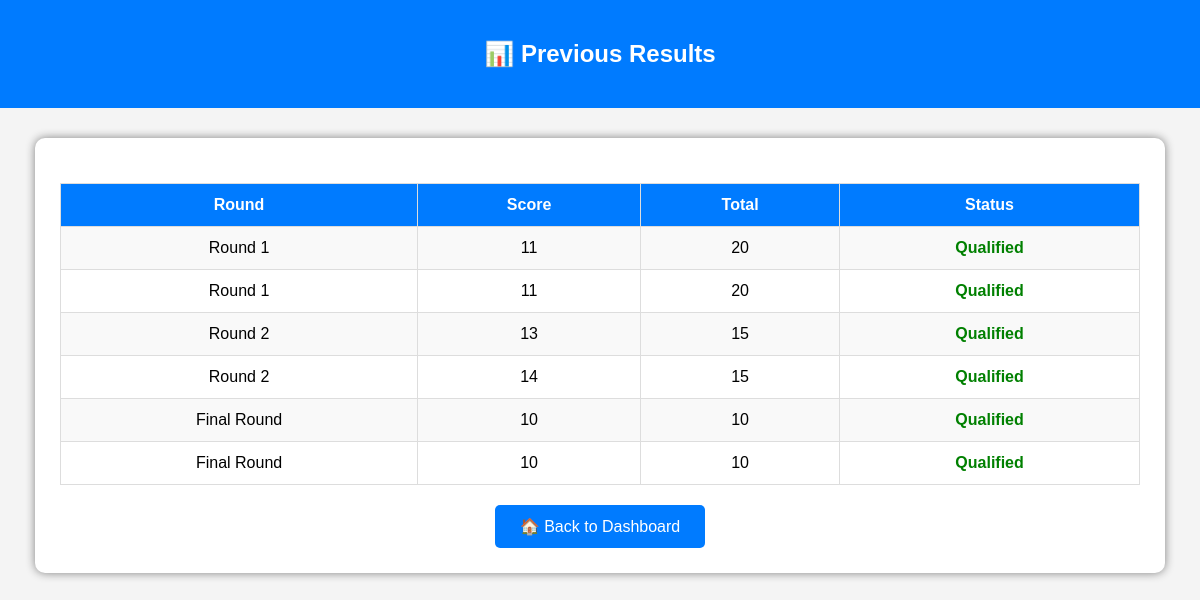
/students/previous_attempts.php (signed in), run on the app's committed database.
### tables this page shows
CREATE TABLE `results` (
  `result_id` int(11) NOT NULL,
  `quiz_id` int(11) DEFAULT NULL,
  `score` int(11) DEFAULT NULL,
  `total_questions` int(11) DEFAULT NULL,
  `email` varchar(100) DEFAULT NULL
);

### students/previous_attempts.php (the view, shortened to what this page needs)
<?php
include "../db.php";
$email = $_SESSION['email'];
$sql = "SELECT * FROM results
        WHERE email='$email'
        ORDER BY quiz_id ASC";
$result = mysqli_query($conn, $sql);
?>
<!DOCTYPE html>
<html>
<head>
</head>
<body>
<div class="header">
<h2>📊 Previous Results</h2>
</div>
<div class="container">
<table>
<tr>
<th>Round</th>
<th>Score</th>
<th>Total</th>
<th>Status</th>
</tr>
<?php
while($row=mysqli_fetch_assoc($result))
{
if($row['quiz_id']==1)
{
    $round="Round 1";
    $pass=10;
}
elseif($row['quiz_id']==2)
{
    $round="Round 2";
    $pass=9;
}
else
{
    $round="Final Round";
    $pass=6;
}
?>
<tr>
<td><?php echo $round; ?></td>
<td><?php echo $row['score']; ?></td>
<td><?php echo $row['total_questions']; ?></td>
<td>
<?php
if($row['score'] >= $pass)
{
    echo "<span class='pass'>Qualified</span>";
}
else
{
    echo "<span class='fail'>Not Qualified</span>";
}
?>
</td>
</tr>
<?php
}
?>
</table>
<center>
<a href="student.php" class="btn">
🏠 Back to Dashboard
</a>
</center>
</div>
</body>
</html>

### students/previous_attempts.php (style rules this page uses)
body { margin:0; font-family:Arial,sans-serif; background:#f4f4f4; }
.header { background:#007BFF; color:white; text-align:center; padding:20px; }
.container { width:90%; margin:30px auto; background:white; padding:25px; border-radius:10px; box-shadow:0 0 10px gray; }
table { width:100%; border-collapse:collapse; margin-top:20px; }
table,th,td { border:1px solid #ddd; }
th { background:#007BFF; color:white; padding:12px; }
td { padding:12px; text-align:center; }
tr:nth-child(even) { background:#f9f9f9; }
.pass { color:green; font-weight:bold; }
.btn { display:inline-block; margin-top:20px; padding:12px 25px; background:#007BFF; color:white; text-decoration:none; border-radius:5px; }

### data on the page
results: quiz "Round 1", score "11", total_questions "20", shows "Qualified"
results: quiz "Round 1", score "11", total_questions "20", shows "Qualified"
results: quiz "Round 2", score "13", total_questions "15", shows "Qualified"
results: quiz "Round 2", score "14", total_questions "15", shows "Qualified"
results: quiz "Final Round", score "10", total_questions "10", shows "Qualified"
results: quiz "Final Round", score "10", total_questions "10", shows "Qualified"
